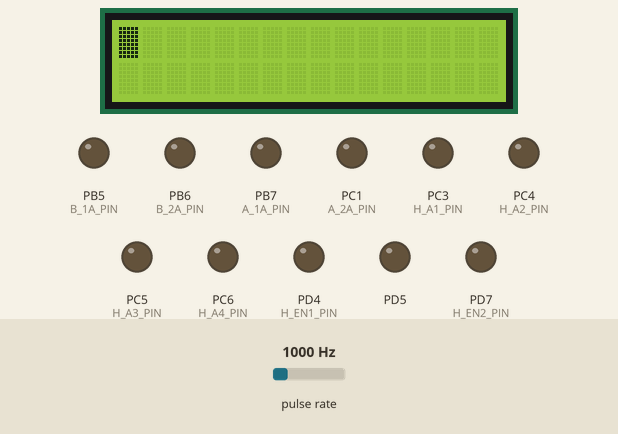
Recording of a program running on a simulated ATmega32, built with avr-gcc and emulated at 16 MHz (the files do not name the chip). On the bench: 16×2 character LCD, output pins drawn as LEDs (lit = HIGH). Wiring (inferred from the names in the program): pulse sensor: data PD6; character LCD (HD44780): RS PB1; R/W PB2; E PB3; data PA4, PA5, PA6, PA7. The test bench sets the inputs (shaded band); at power-on: pulse rate 1000 Hz. Pins used as bus, display or sensor lines are not drawn.

Above: at 1.2 s.
1.3 s: pulse rate (sensor on PD6) set to 2500 Hz
At 4.3 s:
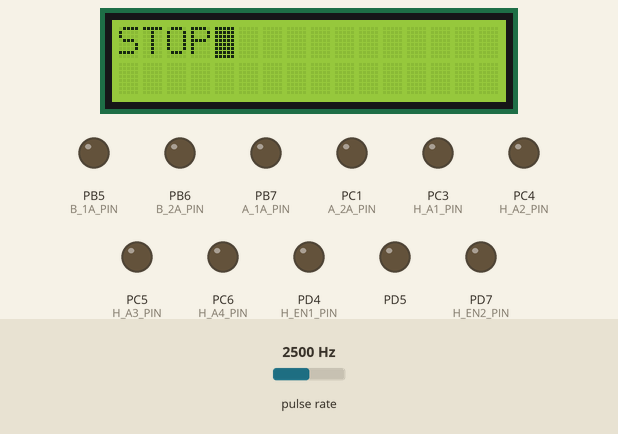
At 49.0 s:
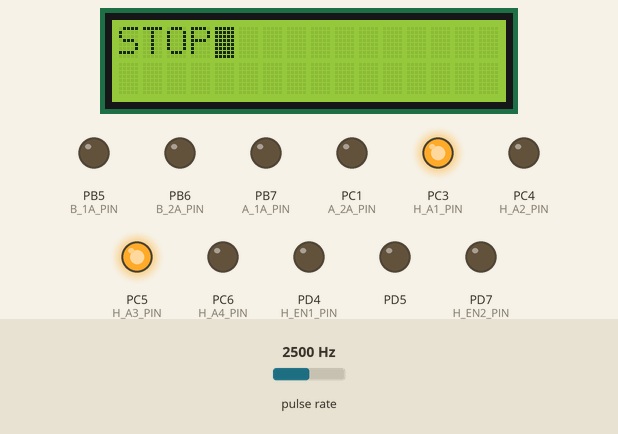
Timing chart, 0 to 49.3 s (numbered marks = the images above; inputs shaded):
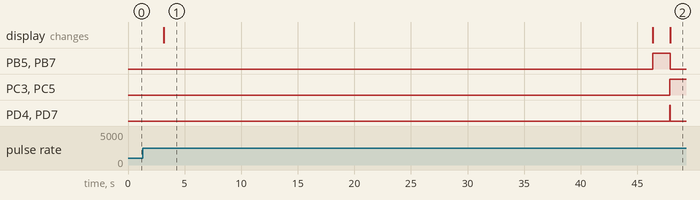

Measured:
- after the input at 1.3 s, PC3 (H_A1_PIN), PC5 (H_A3_PIN): LOW → HIGH after 46.6 s instead of 3.4 s
- what the display in image 1 shows lasts 43.1 s, from 3.2 s to 46.3 s

The program:

main.c
```c
/*
 * main.c
 *
 *  Created on: Jan 31, 2024
 *      Author: nadia
 */
#define F_CPU 16000000UL
#include <util/delay.h>
#include "USS_interface.h"
#include"STD_TYPES.h"
#include"BIT_MATH.H"
#include <string.h>

#include "LCD_interface.h"
#include "SRVM_interface.h"
#include "GIR_interface.h"
#include "DCMOTOR_interface.h"

static u16 flag_dist=0;
static  u16 dist_str = 0;
static u16 dist_righ = 0;
static u16 dist_left = 0;
static u16 max_dist = 0;
static u16 MAX;
static u8 f1=0;
static u8 f2=0;

static u8 f4=0;
void check_180Direct(void);
void noObstecaleDirection(void);
void GoToNoObstacle(void);
int main(void)
{


//initiating the ultra sonic sensor amd the servo motor
	 SRVM_init();
	 USS_init();
	 LCD_init();

	while (1)
		{
//there are 3 sw flags to make sure that the functiion gets executed before jumping on the next function
		while(!f1)
		{
		check_180Direct();//the uss checks the 3 directions then saves them
		}
f1=0;//clearing the flags
while(!f2)
{
		noObstecaleDirection();//a function that figures the best way for the car to take
}
f2=0;
//clearing the flags
		while(!f4)
		{//this while loop makes sure that car stops if it finds an obstacle the program will start over
			GetDistance(&flag_dist);
			if(flag_dist<=10)
			{
				LCD_clear();
				LCD_writeString("STOP");
				DCMOTOR_stop();
				f4=1;
			}
			if(f4==0)
			{
		GoToNoObstacle();//if there was no obstacle found the car will continue moving
			}


}
		f4=0;//clearing the flags


		}

		}

void check_180Direct(void)
{


	 SRVM_on(55);//straight


				while(!dist_str)
				{
					GetDistance(&dist_str);
				}
				_delay_ms(1000);

					 SRVM_on(5);//right


					 while(!dist_righ)
					 			{
					 				GetDistance(&dist_righ);
					 			}
					 _delay_ms(1000);

					 SRVM_on(105);//left

									 while(!dist_left)
									 			{
									 				GetDistance(&dist_left);
									 			}
									 _delay_ms(1000);

									 SRVM_on(55);
									 f1=1;
}

void noObstecaleDirection(void)
{
//this function gets the max distance right,left and straight from the car and if the 3 directions is less than 15 cm it will make a u-turn

	  if (dist_str >=dist_righ && dist_str >= dist_left)
	  {
		  MAX='S';
		  max_dist=dist_str;
	  }
	    else if (dist_righ >= dist_str && dist_righ >= dist_left)
	    {
	    	MAX='R';
	    	max_dist=dist_righ;
	    }
	    else
	    {
	    	MAX='L';
	    	max_dist=dist_left;
	    }


	  f2=1;
}

void GoToNoObstacle(void)
{

	switch (MAX)
				{
				case 'S'://straight
				{
					//flag if uss found a distance less than 30cm if flag==1 break
					LCD_clear();
					LCD_writeString("Straight");
						 DCMOTOR_start(forward);


					break;
				}
				case 'R'://right
				{//flag if uss found a distance less than 30cm if flag==1 break
					LCD_clear();
					LCD_writeString("Right");
		                      DCMOTOR_right();

		                       DCMOTOR_start(forward);


					break;
				}
				case 'L'://left
				{//flag if uss found a distance less than 30cm if flag==1 break
					LCD_clear();
					LCD_writeString("Left");
						DCMOTOR_left();

						 DCMOTOR_start(forward);


					break;
				}


				}
MAX=0;
dist_str = 0;
dist_righ = 0;
dist_left = 0;
max_dist=0;

}
```

DCMOTOR_config.h
```c
/*
 * DCMOTOR_config.h
 *
 *  Created on: Jan 26, 2024
 *      Author: nadia
 */

#ifndef DCMOTOR_CONFIG_H_
#define DCMOTOR_CONFIG_H_

//H-BRIDGE L293D
#define H_A1_PORT              DIO_PORTC
#define H_A1_PIN               DIO_PIN3

#define H_A2_PORT              DIO_PORTC
#define H_A2_PIN               DIO_PIN4

#define H_A3_PORT              DIO_PORTC
#define H_A3_PIN               DIO_PIN5

#define H_A4_PORT              DIO_PORTC
#define H_A4_PIN               DIO_PIN6

#define H_EN1_PORT             DIO_PORTD
#define H_EN1_PIN              DIO_PIN4

#define H_EN2_PORT             DIO_PORTD
#define H_EN2_PIN              DIO_PIN7

//H-BRIDGE L9110
#define B_1A_PORT             DIO_PORTB
#define B_1A_PIN              DIO_PIN5

#define B_2A_PORT             DIO_PORTB
#define B_2A_PIN              DIO_PIN6

#define A_1A_PORT             DIO_PORTB
#define A_1A_PIN              DIO_PIN7

#define A_2A_PORT             DIO_PORTC
#define A_2A_PIN              DIO_PIN1


#endif /* DCMOTOR_CONFIG_H_ */
```

LCD_config.h
```c
/*
 * LCD_config.h
 *
 * Created: 10/3/2023 7:31:48 PM
 *  Author: AMIT
 */


#ifndef LCD_CONFIG_H_
#define LCD_CONFIG_H_


#define LCD_RW_PORT     DIO_PORTB
#define LCD_RW_PIN      DIO_PIN2

#define LCD_RS_PORT     DIO_PORTB
#define LCD_RS_PIN      DIO_PIN1

#define LCD_EN_PORT     DIO_PORTB
#define LCD_EN_PIN      DIO_PIN3

#define LCD_D4_PORT     DIO_PORTA
#define LCD_D4_PIN      DIO_PIN4

#define LCD_D5_PORT     DIO_PORTA
#define LCD_D5_PIN      DIO_PIN5

#define LCD_D6_PORT     DIO_PORTA
#define LCD_D6_PIN      DIO_PIN6

#define LCD_D7_PORT     DIO_PORTA
#define LCD_D7_PIN      DIO_PIN7

#endif /* LCD_CONFIG_H_ */
```

USS_config.h
```c
/*
 * USS_config.h
 *
 *  Created on: Jan 31, 2024
 *      Author: nadia
 */

#ifndef USS_CONFIG_H_
#define USS_CONFIG_H_

#define TRIG_PORT           DIO_PORTD
#define TRIG_PIN           DIO_PIN1

#define ECHO_PORT           DIO_PORTD
#define ECHO_PIN            DIO_PIN6
#endif /* USS_CONFIG_H_ */
```

DCMOTOR_interface.h
```c
/*
 * DCMOTOR_interface.h
 *
 *  Created on: Jan 26, 2024
 *      Author: nadia
 */

#ifndef DCMOTOR_INTERFACE_H_
#define DCMOTOR_INTERFACE_H_

#define forward 1
#define backward 2

void L293D_DCMOTOR_start(u8 direction,u8 motor);
void L293D_DCMOTOR_stop(u8 motor);
void L293D_DCMOTOR_speed(u8 motor,u8 num,u8 direction);

void L9110_DCMOTOR_start(u8 direction,u8 motor);
void L9110_DCMOTOR_stop(u8 motor);
void L9110_DCMOTOR_speed(u8 motor,u8 num,u8 direction);

void DCMOTOR_start(u8 direction);
void DCMOTOR_stop(void);
void DCMOTOR_right(void);
void DCMOTOR_left(void);
void DCMOTOR_uturn(void);


#endif /* DCMOTOR_INTERFACE_H_ */
```

DCMOTOR_program.c
```c
/*
 * DCMOTOR_program.c
 *
 *  Created on: Jan 26, 2024
 *      Author: nadia
 */
#define F_CPU 16000000UL
#include <util/delay.h>

#include "STD_TYPES.h"
#include "BIT_MATH.h"

//********************************HAL********************//
#include "DCMOTOR_interface.h"

#include "DCMOTOR_config.h"
//********************************MCAL********************//
#include "DIO_interface.h"
#include "DIO_private.h"

//#include "TIMER0_private.h"
//#include "TIMER0_interface.h"
//#include "TIMER0_config.h"


void L293D_DCMOTOR_start(u8 direction,u8 motor)
{
switch(motor)
{
case 'A':
{
	//motorA
	DIO_setPinDirection(H_EN1_PORT,H_EN1_PIN,DIO_PIN_OUTPUT);
	DIO_setPinValue(H_EN1_PORT,H_EN1_PIN,DIO_PIN_HIGH);
	DIO_setPinDirection(H_A1_PORT,H_A1_PIN,DIO_PIN_OUTPUT);
	DIO_setPinDirection(H_A2_PORT,H_A2_PIN,DIO_PIN_OUTPUT);
	switch(direction)
	{
	case 1:
	{
	//CLCWISE
	DIO_setPinValue(H_A1_PORT,H_A1_PIN,DIO_PIN_HIGH);
	DIO_setPinValue(H_A2_PORT,H_A2_PIN,DIO_PIN_LOW);
	break;
	}
	case 2:
	{
	//ANTI CLCWISE
	DIO_setPinValue(H_A1_PORT,H_A1_PIN,DIO_PIN_LOW);
	DIO_setPinValue(H_A2_PORT,H_A2_PIN,DIO_PIN_HIGH);
	break;
	}
	}
	break;
}
case 'B':
{
	//motorB
	DIO_setPinDirection(H_EN2_PORT,H_EN2_PIN,DIO_PIN_OUTPUT);
	DIO_setPinValue(H_EN2_PORT,H_EN2_PIN,DIO_PIN_HIGH);
    DIO_setPinDirection(H_A3_PORT,H_A3_PIN,DIO_PIN_OUTPUT);
	DIO_setPinDirection(H_A4_PORT,H_A4_PIN,DIO_PIN_OUTPUT);
	switch(direction)
	{
	case 1:
	{
	//CLCWISE
	DIO_setPinValue(H_A3_PORT,H_A3_PIN,DIO_PIN_HIGH);
	DIO_setPinValue(H_A4_PORT,H_A4_PIN,DIO_PIN_LOW);
    break;
	}
	case 2:
	{
	//ANTI CLCWISE
	DIO_setPinValue(H_A3_PORT,H_A3_PIN,DIO_PIN_LOW);
	DIO_setPinValue(H_A4_PORT,H_A4_PIN,DIO_PIN_HIGH);
	break;
	}
	}


break;

}

}
}
void L293D_DCMOTOR_stop(u8 motor)
{
switch(motor)
{
case 'B':
{
	DIO_setPinDirection(H_EN2_PORT,H_EN2_PIN,DIO_PIN_OUTPUT);
	DIO_setPinValue(H_EN2_PORT,H_EN2_PIN,DIO_PIN_LOW);
break;
}
case 'A':
{
	DIO_setPinDirection(H_EN1_PORT,H_EN1_PIN,DIO_PIN_OUTPUT);
	DIO_setPinValue(H_EN1_PORT,H_EN1_PIN,DIO_PIN_LOW);
break;
}


}
}
/*
void L293D_DCMOTOR_speed(u8 motor,u8 num,u8 direction)
{
	TMR0_init();
		TMR0_start();
		DIO_setPinDirection(DIO_PORTB,DIO_PIN3,DIO_PIN_OUTPUT);

switch(motor)
{

case 'A':
{

	switch(direction)
	{
	case 1:
	{
	//CLCWISE

	DIO_setPinDirection(H_A2_PORT,H_A2_PIN,DIO_PIN_OUTPUT);
	TMR0_setDutyCycle(num);
	DIO_setPinValue(H_A2_PORT,H_A2_PIN,DIO_PIN_LOW);
	break;
	}
	case 2:
	{
	//ANTI CLCWISE

		DIO_setPinDirection(H_A1_PORT,H_A1_PIN,DIO_PIN_OUTPUT);
	DIO_setPinValue(H_A1_PORT,H_A1_PIN,DIO_PIN_LOW);
	TMR0_setDutyCycle(num);
	break;
	}
	}
	break;
}
case 'B':
{
	//motorB


	switch(direction)
	{
	case 1:
	{
	//CLCWISE


		DIO_setPinDirection(H_A4_PORT,H_A4_PIN,DIO_PIN_OUTPUT);
	DIO_setPinValue(H_A4_PORT,H_A4_PIN,DIO_PIN_LOW);
	TMR0_setDutyCycle(num);
	break;
	}
	case 2:
	{
	//ANTI CLCWISE


		 DIO_setPinDirection(H_A3_PORT,H_A3_PIN,DIO_PIN_OUTPUT);
	DIO_setPinValue(H_A3_PORT,H_A3_PIN,DIO_PIN_LOW);
	TMR0_setDutyCycle(num);
	break;
	}
	}
break;
}
}
}
*/
void L9110_DCMOTOR_start(u8 direction,u8 motor)
{
	switch(motor)
	{
	case 'A':
	{
		//motorA

		DIO_setPinDirection(A_1A_PORT,A_1A_PIN,DIO_PIN_OUTPUT);
		DIO_setPinDirection(A_2A_PORT,A_2A_PIN,DIO_PIN_OUTPUT);
		switch(direction)
		{
		case 1:
		{
		//CLCWISE
		DIO_setPinValue(A_1A_PORT,A_1A_PIN,DIO_PIN_HIGH);
		DIO_setPinValue(A_2A_PORT,A_2A_PIN,DIO_PIN_LOW);
		break;
		}
		case 2:
		{
		//ANTI CLCWISE
		DIO_setPinValue(A_1A_PORT,A_1A_PIN,DIO_PIN_LOW);
		DIO_setPinValue(A_2A_PORT,A_2A_PIN,DIO_PIN_HIGH);
		break;
		}
		}
		break;
	}
	case 'B':
	{
		//motorB


	    DIO_setPinDirection(B_1A_PORT,B_1A_PIN,DIO_PIN_OUTPUT);
		DIO_setPinDirection(B_2A_PORT,B_2A_PIN,DIO_PIN_OUTPUT);
		switch(direction)
		{
		case 1:
		{
		//CLCWISE
		DIO_setPinValue(B_1A_PORT,B_1A_PIN,DIO_PIN_HIGH);
		DIO_setPinValue(B_2A_PORT,B_2A_PIN,DIO_PIN_LOW);
	    break;
		}
		case 2:
		{
		//ANTI CLCWISE
		DIO_setPinValue(B_1A_PORT,B_1A_PIN,DIO_PIN_LOW);
		DIO_setPinValue(B_2A_PORT,B_2A_PIN,DIO_PIN_HIGH);
		break;
		}
		}


	break;

	}

	}
}
void L9110_DCMOTOR_stop(u8 motor)
{
switch(motor)
{
case 'A':
{
	DIO_setPinDirection(A_1A_PORT,A_1A_PIN,DIO_PIN_OUTPUT);
	DIO_setPinDirection(A_2A_PORT,A_2A_PIN,DIO_PIN_OUTPUT);
	DIO_setPinValue(A_1A_PORT,A_1A_PIN,DIO_PIN_LOW);
	DIO_setPinValue(A_2A_PORT,A_2A_PIN,DIO_PIN_LOW);
	break;
}
case 'B':
{   DIO_setPinDirection(B_1A_PORT,B_1A_PIN,DIO_PIN_OUTPUT);
	DIO_setPinDirection(B_2A_PORT,B_2A_PIN,DIO_PIN_OUTPUT);
	DIO_setPinValue(B_1A_PORT,B_1A_PIN,DIO_PIN_LOW);
	DIO_setPinValue(B_2A_PORT,B_2A_PIN,DIO_PIN_LOW);

	break;
}


}

}
/*
void L9110_DCMOTOR_speed(u8 motor,u8 num,u8 direction)
{
	TMR0_init();
			TMR0_start();
			DIO_setPinDirection(DIO_PORTB,DIO_PIN3,DIO_PIN_OUTPUT);

	switch(motor)
	{

	case 'A':
	{

		switch(direction)
		{
		case 1:
		{
		//CLCWISE

		DIO_setPinDirection(A_2A_PORT,A_2A_PIN,DIO_PIN_OUTPUT);
		TMR0_setDutyCycle(num);
		DIO_setPinValue(A_2A_PORT,A_2A_PIN,DIO_PIN_LOW);
		break;
		}
		case 2:
		{
		//ANTI CLCWISE

			DIO_setPinDirection(A_1A_PORT,A_1A_PIN,DIO_PIN_OUTPUT);
		DIO_setPinValue(A_1A_PORT,A_1A_PIN,DIO_PIN_LOW);
		TMR0_setDutyCycle(num);
		break;
		}
		}

		break;
	}
	case 'B':
	{
		//motorB


		switch(direction)
		{
		case 1:
		{
		//CLCWISE

			TMR0_setDutyCycle(num);
			DIO_setPinDirection(B_2A_PORT,B_2A_PIN,DIO_PIN_OUTPUT);
		DIO_setPinValue(B_2A_PORT,B_2A_PIN,DIO_PIN_LOW);
	    break;
		}
		case 2:
		{
		//ANTI CLCWISE

			TMR0_setDutyCycle(num);
			 DIO_setPinDirection(B_1A_PORT,B_1A_PIN,DIO_PIN_OUTPUT);
		DIO_setPinValue(B_1A_PORT,B_1A_PIN,DIO_PIN_LOW);

		break;
		}
		}

	break;

	}
	}

}
*/
void DCMOTOR_start(u8 direction)
{
	//motor a l293d
	DIO_setPinDirection(H_EN1_PORT,H_EN1_PIN,DIO_PIN_OUTPUT);
	DIO_setPinValue(H_EN1_PORT,H_EN1_PIN,DIO_PIN_HIGH);
	DIO_setPinDirection(H_A1_PORT,H_A1_PIN,DIO_PIN_OUTPUT);
	DIO_setPinDirection(H_A2_PORT,H_A2_PIN,DIO_PIN_OUTPUT);
	//motor b l293d
	DIO_setPinDirection(H_EN2_PORT,H_EN2_PIN,DIO_PIN_OUTPUT);
	DIO_setPinValue(H_EN2_PORT,H_EN2_PIN,DIO_PIN_HIGH);
	DIO_setPinDirection(H_A3_PORT,H_A3_PIN,DIO_PIN_OUTPUT);
	DIO_setPinDirection(H_A4_PORT,H_A4_PIN,DIO_PIN_OUTPUT);
	//motor a l9110
	DIO_setPinDirection(A_1A_PORT,A_1A_PIN,DIO_PIN_OUTPUT);
			DIO_setPinDirection(A_2A_PORT,A_2A_PIN,DIO_PIN_OUTPUT);
	//motor b l9110
			 DIO_setPinDirection(B_1A_PORT,B_1A_PIN,DIO_PIN_OUTPUT);
					DIO_setPinDirection(B_2A_PORT,B_2A_PIN,DIO_PIN_OUTPUT);
switch(direction)
{
case 1:
{//motor a l293d
	DIO_setPinValue(H_A1_PORT,H_A1_PIN,DIO_PIN_HIGH);
		DIO_setPinValue(H_A2_PORT,H_A2_PIN,DIO_PIN_LOW);
		//motor b l293d
		DIO_setPinValue(H_A3_PORT,H_A3_PIN,DIO_PIN_HIGH);
		DIO_setPinValue(H_A4_PORT,H_A4_PIN,DIO_PIN_LOW);
		//motor a l9110
		DIO_setPinValue(A_1A_PORT,A_1A_PIN,DIO_PIN_HIGH);
				DIO_setPinValue(A_2A_PORT,A_2A_PIN,DIO_PIN_LOW);
		//motor b l9110
				DIO_setPinValue(B_1A_PORT,B_1A_PIN,DIO_PIN_HIGH);
					DIO_setPinValue(B_2A_PORT,B_2A_PIN,DIO_PIN_LOW);

	break;
}
case 2:
{//motor a l293d
	DIO_setPinValue(H_A1_PORT,H_A1_PIN,DIO_PIN_LOW);
		DIO_setPinValue(H_A2_PORT,H_A2_PIN,DIO_PIN_HIGH);
	//motor b l293d
		DIO_setPinValue(H_A3_PORT,H_A3_PIN,DIO_PIN_LOW);
			DIO_setPinValue(H_A4_PORT,H_A4_PIN,DIO_PIN_HIGH);
	//motor a l9110
			DIO_setPinValue(A_1A_PORT,A_1A_PIN,DIO_PIN_LOW);
					DIO_setPinValue(A_2A_PORT,A_2A_PIN,DIO_PIN_HIGH);
	//motor b l9110
					DIO_setPinValue(B_1A_PORT,B_1A_PIN,DIO_PIN_LOW);
						DIO_setPinValue(B_2A_PORT,B_2A_PIN,DIO_PIN_HIGH);
	break;
}


}


}
void DCMOTOR_stop(void)
{
//l293d b
	DIO_setPinDirection(H_EN2_PORT,H_EN2_PIN,DIO_PIN_OUTPUT);
		DIO_setPinValue(H_EN2_PORT,H_EN2_PIN,DIO_PIN_LOW);
	//l293d a
		DIO_setPinDirection(H_EN1_PORT,H_EN1_PIN,DIO_PIN_OUTPUT);
			DIO_setPinValue(H_EN1_PORT,H_EN1_PIN,DIO_PIN_LOW);
	//l9110 a
			DIO_setPinDirection(A_1A_PORT,A_1A_PIN,DIO_PIN_OUTPUT);
				DIO_setPinDirection(A_2A_PORT,A_2A_PIN,DIO_PIN_OUTPUT);
				DIO_setPinValue(A_1A_PORT,A_1A_PIN,DIO_PIN_LOW);
				DIO_setPinValue(A_2A_PORT,A_2A_PIN,DIO_PIN_LOW);
	//l9110 b
				  DIO_setPinDirection(B_1A_PORT,B_1A_PIN,DIO_PIN_OUTPUT);
					DIO_setPinDirection(B_2A_PORT,B_2A_PIN,DIO_PIN_OUTPUT);
					DIO_setPinValue(B_1A_PORT,B_1A_PIN,DIO_PIN_LOW);
					DIO_setPinValue(B_2A_PORT,B_2A_PIN,DIO_PIN_LOW);
}
void DCMOTOR_right(void)
{
	L9110_DCMOTOR_start(1,'A');
	L9110_DCMOTOR_start(1,'B');
	_delay_ms(1500);
	DCMOTOR_stop();


}
void DCMOTOR_left(void)
{


	L293D_DCMOTOR_start(1,'A');
	L293D_DCMOTOR_start(1,'B');
	_delay_ms(2000);
	DCMOTOR_stop();
}
void DCMOTOR_uturn(void)
{

	L293D_DCMOTOR_start(1,'A');
		L293D_DCMOTOR_start(1,'B');
		_delay_ms(3000);
		DCMOTOR_stop();


}
```

LCD_interface.h
```c
/*
 * LCD_interface.h
 *
 * Created: 10/3/2023 7:31:30 PM
 *  Author: AMIT
 */


#ifndef LCD_INTERFACE_H_
#define LCD_INTERFACE_H_

/* UTILES_LIB */
#include "STD_TYPES.h"
#include "BIT_MATH.h"

/* MCAL */
#include "DIO_interface.h"

/* HAL */

#include "LCD_config.h"
#include "LCD_private.h"

/* Macros For LCD Line Id */
#define LCD_LINE_ONE            1
#define LCD_LINE_TWO            2

/* Macros For LCD Shifting Direction */
#define LCD_SHIFT_LEFT          1
#define LCD_SHIFT_RIGHT         2


void LCD_init                (void);
void LCD_sendCmnd            (u8 cmnd);
void LCD_sendChar            (u8 data);
void LCD_writeString         (u8*string);
void LCD_clear                (void);

void LCD_moveCursor(u8 line,u8 position);
void LCD_shiftDisplay(u8 direction);


#endif /* LCD_INTERFACE_H_ */
```

SRVM_interface.h
```c
/*
 * SRVM_interface.h
 *
 *  Created on: Jan 28, 2024
 *      Author: nadia
 */

#ifndef SRVM_INTERFACE_H_
#define SRVM_INTERFACE_H_


void SRVM_init(void);
void SRVM_on(u8 angle);
void SRVM_stop(void);


#endif /* SRVM_INTERFACE_H_ */
```

SRVM_program.c
```c
/*
 * SRVM_program.c
 *
 *  Created on: Jan 28, 2024
 *      Author: nadia
 */
#define F_CPU 16000000UL
#include <util/delay.h>
#include "STD_TYPES.h"
#include "BIT_MATH.h"


#include "SRVM_interface.h"

#include "DIO_interface.h"
//#include "TIMER1_interface.h"

void SRVM_init(void)
{
DIO_setPinDirection(DIO_PORTD,DIO_PIN5,DIO_PIN_OUTPUT);
}
void SRVM_on(u8 angle)
{
	if(angle<=0)
	{
		angle=1;
	}
	float local_delay=(1009.0f*(float)angle)/50.0;
	DIO_setPinValue(DIO_PORTD,DIO_PIN5,DIO_PIN_HIGH);
	_delay_us(local_delay);
	DIO_setPinValue(DIO_PORTD,DIO_PIN5,DIO_PIN_LOW);


	//TMR1_init();
	//TMR1_setPWM_mode14(50,angle);
	//TMR1_start();
}
void SRVM_stop(void)
{
//TMR1_stop();
	DIO_setPinValue(DIO_PORTD,DIO_PIN5,DIO_PIN_LOW);
}
```

USS_interface.h
```c
/*
 * USS_interface.h
 *
 *  Created on: Jan 31, 2024
 *      Author: nadia
 */

#ifndef USS_INTERFACE_H_
#define USS_INTERFACE_H_
#include "STD_TYPES.h"


void USS_init(void);

void GetDistance(u16*dist);
void USS_stop(void);

#endif /* USS_INTERFACE_H_ */
```

USS_program.c
```c
/*
 * USS_program.c
 *
 *  Created on: Jan 31, 2024
 *      Author: nadia
 *
*/
#define F_CPU 16000000UL
#include"STD_TYPES.h"
#include"BIT_MATH.H"
#include <string.h>
#include <util/delay.h>

//#include "LCD_interface.h"
#include "USS_config.h"
#include "USS_interface.h"

#include "TIMER1_interface.h"
#include "TIMER1_private.h"
#include "GIR_interface.h"
#include "DIO_interface.h"


static volatile u16 capt1,capt2;
static volatile u8 flag=0;
static volatile u16 ov;
static volatile u16 ovf;
void USS_init(void)
{

	//LCD_init();

	DIO_setPinDirection(TRIG_PORT,TRIG_PIN,DIO_PIN_OUTPUT);
	DIO_setPinDirection(ECHO_PORT,ECHO_PIN,DIO_PIN_INPUT);
	//DIO_activePinInPullUpResistance(ECHO_PORT,ECHO_PIN);
	GIR_disable();
	TMR1_init(normal_ICP);
	TMR1_intEnable();
	TMR1_inputCapture(risingEdge);
	TMR1_start(normal_ICP);
	GIR_enable();
}
void GetDistance(u16*dist)
{
   static u16 count;
	static u16 distance;

    	DIO_setPinValue(TRIG_PORT,TRIG_PIN,DIO_PIN_HIGH);
    		_delay_ms(10);
    		DIO_setPinValue(TRIG_PORT,TRIG_PIN,DIO_PIN_LOW);
		if(flag==2)
		{
			flag=0;
			//time -->count:time2-tim1 *overflow that happened during cycle *tick time*ticks
			count = ((unsigned long)capt2+(unsigned long)(ovf*65536))-(unsigned long)capt1;
			//distance =time*speed of ultrasonic wave
			distance = (double)count/932.95;
if(distance>=2 && distance<=80)
{
			*dist=distance;
}
else if(distance>90)
{
	*dist=100;
}
			ovf=0;ov=0;

			TMR1_intEnable();
			TMR1_inputCapture(risingEdge);


}
}
void USS_stop(void)
{
	TMR1_stop();
}

void __vector_9(void)__attribute__((signal));
void __vector_9(void)
{
	ov++;
}

void __vector_6(void)__attribute__((signal));
void __vector_6(void)
{
	if(flag==0)
	{
		//time 1-->rising edge
		capt1=ICR1;
		TMR1_inputCapture(fallingEdge);
		ov=0;
	}else if(flag==1)
	{
		//time2-->falling edge
		capt2=ICR1;
		ovf=ov;
		TMR1_disableIC();
	}
	flag++;
}
```

LCD_private.h
```c
/*
 * LCD_private.h
 *
 * Created: 10/3/2023 7:31:39 PM
 *  Author: AMIT
 */


#ifndef LCD_PRIVATE_H_
#define LCD_PRIVATE_H_


static void private_writeHalfPort(u8 value);


#endif /* LCD_PRIVATE_H_ */
```

Source omitted: LCD_program.c (3970 bytes), DIO_interface.h (1101 bytes), DIO_private.h (678 bytes), DIO_program.c (3036 bytes), GIR_interface.h (209 bytes), GIR_private.h (222 bytes), GIR_program.c (268 bytes), TIMER1_config.h (164 bytes), TIMER1_interface.h (586 bytes), TIMER1_private.h (883 bytes), TIMER1_program.c (1833 bytes), BIT_MATH.h (304 bytes) and 1 more
